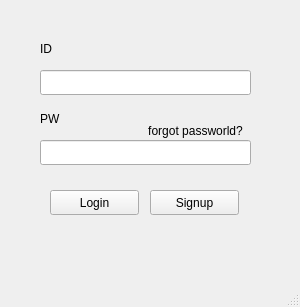
<?xml version="1.0" encoding="UTF-8"?>
<ui version="4.0">
 <class>Login</class>
 <widget class="QMainWindow" name="Login">
  <property name="geometry">
   <rect>
    <x>0</x>
    <y>0</y>
    <width>300</width>
    <height>307</height>
   </rect>
  </property>
  <property name="windowTitle">
   <string>Login</string>
  </property>
  <widget class="QWidget" name="centralwidget">
   <widget class="QLabel" name="label_2">
    <property name="geometry">
     <rect>
      <x>40</x>
      <y>110</y>
      <width>67</width>
      <height>17</height>
     </rect>
    </property>
    <property name="text">
     <string>PW</string>
    </property>
   </widget>
   <widget class="QLabel" name="label">
    <property name="geometry">
     <rect>
      <x>40</x>
      <y>40</y>
      <width>67</width>
      <height>17</height>
     </rect>
    </property>
    <property name="text">
     <string>ID</string>
    </property>
   </widget>
   <widget class="QLineEdit" name="get_id">
    <property name="geometry">
     <rect>
      <x>40</x>
      <y>70</y>
      <width>211</width>
      <height>25</height>
     </rect>
    </property>
   </widget>
   <widget class="QLineEdit" name="get_pw">
    <property name="geometry">
     <rect>
      <x>40</x>
      <y>140</y>
      <width>211</width>
      <height>25</height>
     </rect>
    </property>
    <property name="echoMode">
     <enum>QLineEdit::Password</enum>
    </property>
   </widget>
   <widget class="QPushButton" name="login_btn">
    <property name="geometry">
     <rect>
      <x>50</x>
      <y>190</y>
      <width>89</width>
      <height>25</height>
     </rect>
    </property>
    <property name="text">
     <string>Login</string>
    </property>
   </widget>
   <widget class="QPushButton" name="signup_btn">
    <property name="geometry">
     <rect>
      <x>150</x>
      <y>190</y>
      <width>89</width>
      <height>25</height>
     </rect>
    </property>
    <property name="text">
     <string>Signup</string>
    </property>
   </widget>
   <widget class="QPushButton" name="find_btn">
    <property name="geometry">
     <rect>
      <x>140</x>
      <y>120</y>
      <width>111</width>
      <height>21</height>
     </rect>
    </property>
    <property name="font">
     <font>
      <pointsize>9</pointsize>
     </font>
    </property>
    <property name="styleSheet">
     <string notr="true">border:none;</string>
    </property>
    <property name="text">
     <string>forgot passworld?</string>
    </property>
   </widget>
  </widget>
  <widget class="QMenuBar" name="menubar">
   <property name="geometry">
    <rect>
     <x>0</x>
     <y>0</y>
     <width>300</width>
     <height>22</height>
    </rect>
   </property>
  </widget>
  <widget class="QStatusBar" name="statusbar"/>
 </widget>
 <resources/>
 <connections/>
</ui>
